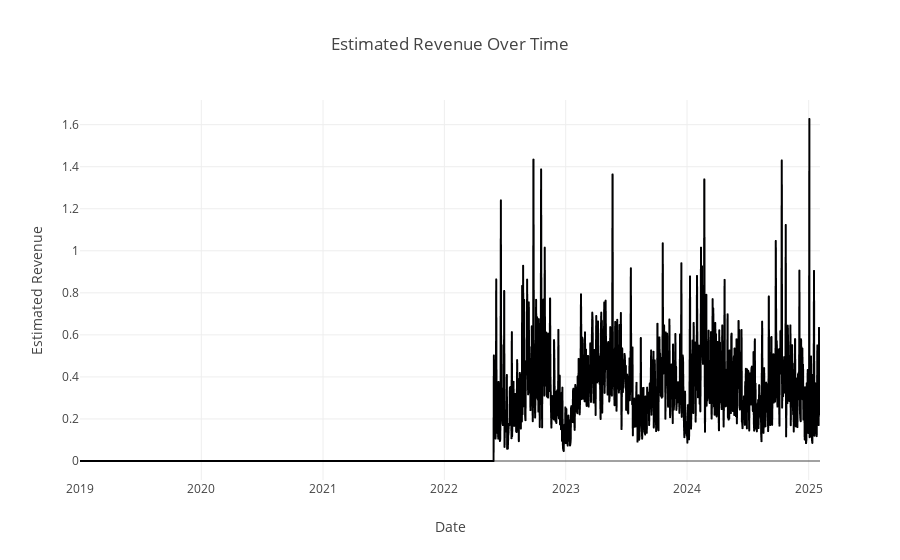

Source (notebook cell):
### Code cell
# Ensure 'day' is datetime in revenue_metrics
revenue_metrics['day'] = pd.to_datetime(revenue_metrics['day'])

fig = px.line(
    revenue_metrics,
    x='day',
    y='estimatedRevenue',
    title='Estimated Revenue Over Time',
    labels={'day': 'Date', 'estimatedRevenue': 'Estimated Revenue'}
)
fig.show()

### Figure 1 — Plotly figure (JSON) as saved in the notebook; plotly's stock layout.template omitted (floating-point values rounded to 4 significant figures; data arrays with more than 128 entries replaced by an {"elided": "..."} marker saying what was removed)
{"data": [{"hovertemplate": "Date=%{x}<br>Estimated Revenue=%{y}<extra></extra>", "legendgroup": "", "line": {"color": "#000001", "dash": "solid"}, "marker": {"symbol": "circle"}, "mode": "lines", "name": "", "showlegend": false, "type": "scattergl", "x": {"elided": "2227 str values"}, "xaxis": "x", "y": {"elided": "2227 float values"}, "yaxis": "y"}], "layout": {"legend": {"tracegroupgap": 0}, "title": {"text": "Estimated Revenue Over Time"}, "xaxis": {"anchor": "y", "domain": [0, 1], "title": {"text": "Date"}}, "yaxis": {"anchor": "x", "domain": [0, 1], "title": {"text": "Estimated Revenue"}}}}
